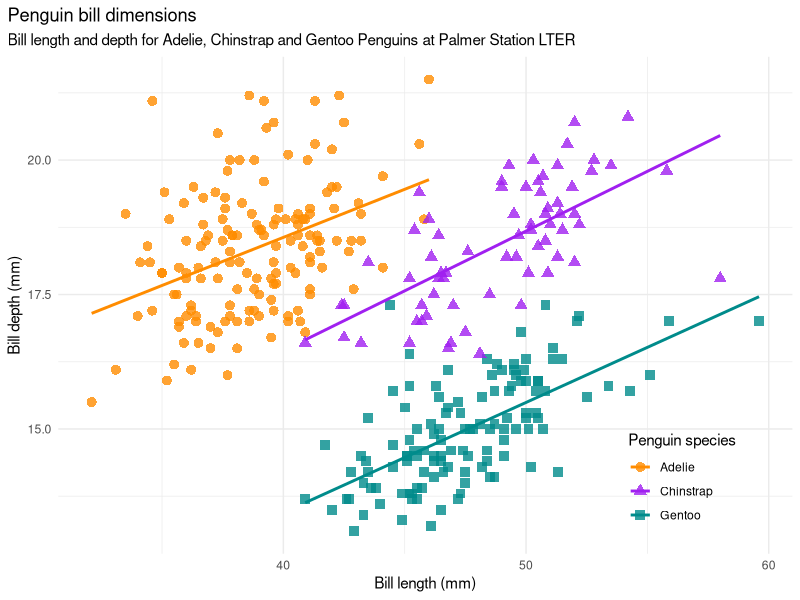

Recreate this plot in R.
## ---- chunk 1
#| label: fig-pingu
#| fig-cap: Penguin bill dimensions.
#| warning: false

library(palmerpenguins)
library(ggplot2)
ggplot2::theme_set(ggplot2::theme_minimal())

bill_len_dep <- ggplot(data = penguins,
                       aes(x = bill_length_mm,
                           y = bill_depth_mm,
                           group = species)) +
  geom_point(aes(color = species, 
                 shape = species),
             size = 3,
             alpha = 0.8) +
  geom_smooth(method = "lm", se = FALSE, aes(color = species)) +
  scale_color_manual(values = c("darkorange","purple","cyan4")) +
  labs(title = "Penguin bill dimensions",
       subtitle = "Bill length and depth for Adelie, Chinstrap and Gentoo Penguins at Palmer Station LTER",
       x = "Bill length (mm)",
       y = "Bill depth (mm)",
       color = "Penguin species",
       shape = "Penguin species") +
  theme(legend.position = c(0.85, 0.15),
        plot.title.position = "plot",
        plot.caption = element_text(hjust = 0, face= "italic"),
        plot.caption.position = "plot")

bill_len_dep
